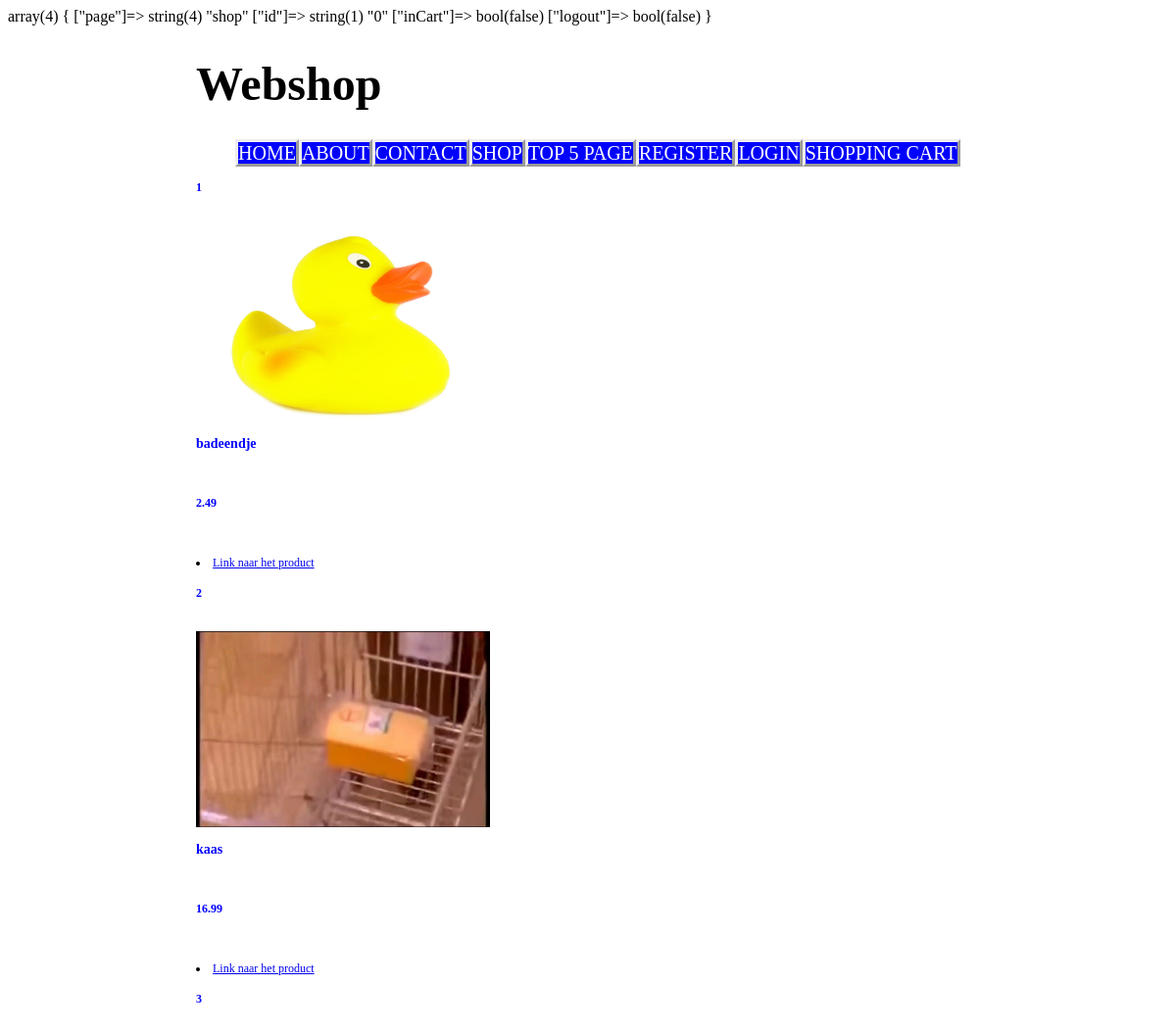
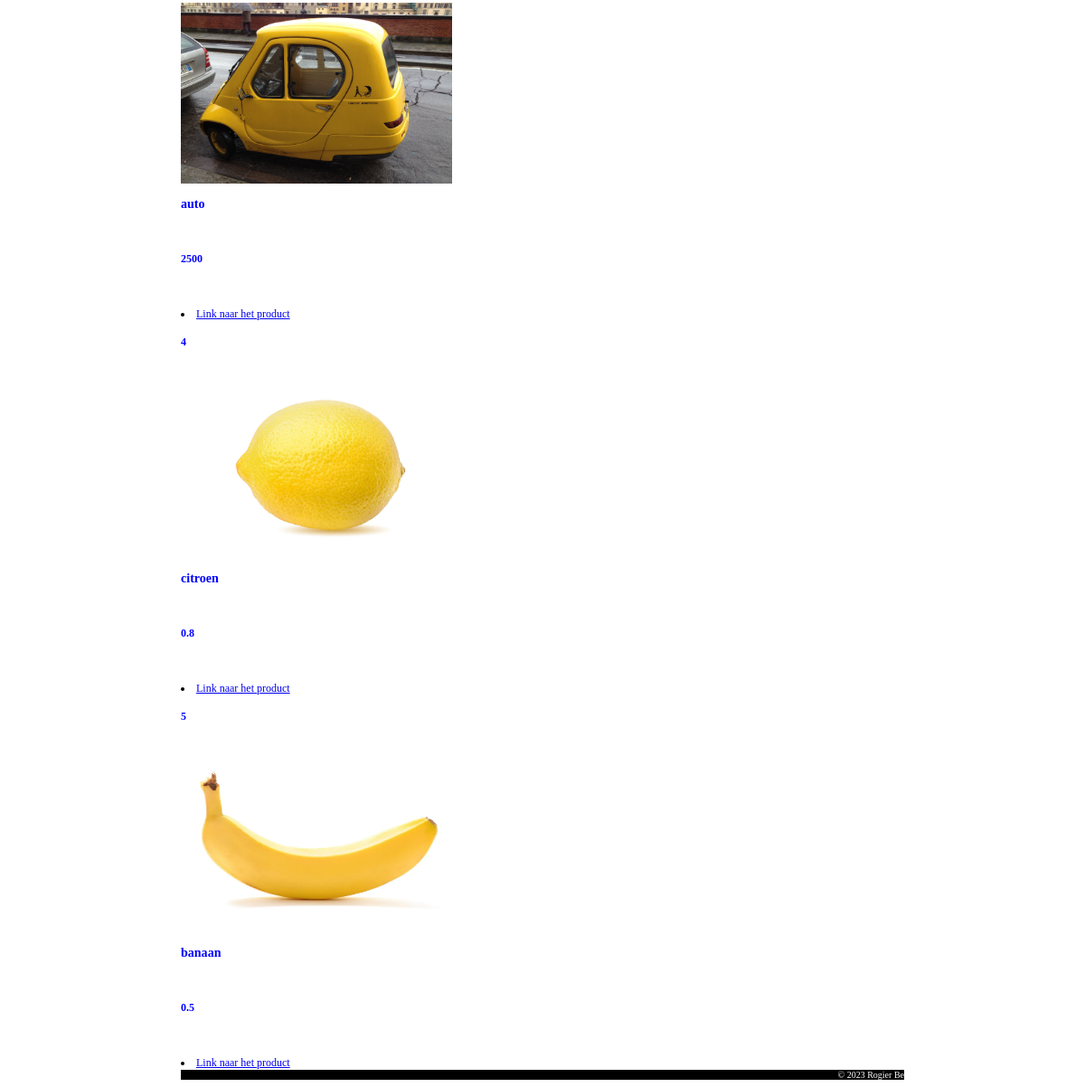
The page /business/index.php?page=shop on the database its author committed (2 pictures, top to bottom).
### tables this page shows
CREATE TABLE `products` (
  `id` int(11) NOT NULL,
  `name` text NOT NULL,
  `description` text NOT NULL,
  `imageName` text NOT NULL,
  `price` double NOT NULL
);

### presentation/showResponsePage/showHead.php (called while the page is built, shortened)
<?php
include('showHead/startTagHead.php');
include('showHead/setStyle.php');
include('showHead/endTagHead.php');
function showHead($page){
  startTagHead();
  setStyle();
  endTagHead();
}
?>

### presentation/showResponsePage/showBody.php (called while the page is built)
<?php
include('showBody/bodyStart.php');
include('showBody/showHeader.php');
include('showBody/showMenu.php');
include('showBody/showContent.php');
include('showBody/showFooter.php');
include('showBody/bodyEnd.php');
function showBody($page, $inputs, $errs){
  bodyStart();
  showHeader($page, $inputs['id']);
  showMenu();
  showContent($page, $inputs, $errs);
  showFooter();
  bodyEnd();
}
?>

### presentation/showResponsePage/showBody/showContent/showShopContent/showShopItem.php (called while the page is built)
<?php
include('showProductInfo.php');
include('showShopLink.php');
function showShopItem($x){
  $productInfo = getProductInfo($x);
  showProductInfo($productInfo);
  showShopLink($x, false, 'Link naar het product');
}
?>

### data/dataRead.php (called while the page is built, shortened)
<?php
function connect(){
  $servername = "localhost";
  $username = "webshop_rogier";
  $password = "webshoprogier";
  $DBName = "rogiers_webshop";
  $conn = mysqli_connect($servername, $username, $password, $DBName);
  return $conn;
}
function getProductInfo($id){
  $conn = connect();
  $productInfo = mysqli_fetch_array(mysqli_query($conn, 'SELECT * FROM products WHERE id = '.$id));
  return $productInfo;
}
?>

### presentation/showResponsePage/showBody/showContent/showShopContent/showProductInfo.php (the view)
<?php
function showProductInfo($productInfo){
  echo '<p><h4 class = "id">'.$productInfo['id'].'</h4><br><img src="Images/'.$productInfo['imageName'].'", height = 200, width = 300 ></h4><br><h3 class = "name">'.$productInfo['name'].'</h3><br><h4 class = "price">'.$productInfo['price'].'</h4></p><br><br>';
}
?>

### presentation/showResponsePage.php
<?php
include('showResponsePage/showHead.php');
include('showResponsePage/showBody.php');
include('showResponsePage/showDocumentEnd.php');
function showDocumentStart(){
  echo '<!DOCTYPE html> <html>';
}
function showResponsePage($page, $inputs, $errs){
  showDocumentStart();
  showHead($page);
  showBody($page, $inputs, $errs);
  showDocumentEnd();
}
?>

### presentation/showResponsePage/showHead/startTagHead.php
<?php
function startTagHead(){
  echo '<head>';
}
?>

### presentation/showResponsePage/showHead/setStyle.php
<?php
function setStyle(){
  echo '<link rel="stylesheet" href="CSS/stylesheet.css">';
}
?>

### presentation/showResponsePage/showHead/endTagHead.php
<?php
function endTagHead(){
  echo '</head>';
}
?>

### presentation/showResponsePage/showBody/bodyStart.php
<?php
function bodyStart(){
  echo '<body>'.'<div class="center">';
}
?>

### presentation/showResponsePage/showBody/showHeader.php (shortened to what this page needs)
<?php
function showHeader($page, $id){
  switch ($page){
    case 'shop':
      echo '<h1 class="title">Webshop</h1>';
      break;
  }
}
?>

### presentation/showResponsePage/showBody/showMenu.php (shortened to what this page needs)
<?php
include('showMenuItem.php');
function showMenu(){
  echo '<ul class="menu">';
  showMenuItem('home', 'HOME');
  if (isset($_SESSION['user'])){
    showMenuItem('logout', 'LOGOUT '.$_SESSION['user']['name']);
  } else {
    showMenuItem('register', 'REGISTER');
    showMenuItem('login', 'LOGIN');
  }
  if (!empty($_SESSION['cart'])){
        echo '</ul>';
      }
}
?>

### presentation/showResponsePage/showBody/showMenuItem.php
<?php
function showMenuItem($link, $label){
  echo '<li><a href="index.php?page='. $link .'">'.$label.'</a></li>';
}
?>

### presentation/showResponsePage/showBody/showContent.php (shortened to what this page needs)
<?php
include ('showContent/showShopContent.php');
function showContent($page, $inputs, $errs){
  switch($page){
    case 'shop':
      showShopContent();
      break;
  }
}
?>

### presentation/showResponsePage/showBody/showContent/showShopContent.php
<?php
include('showShopContent/showShopItem.php');
function showShopContent(){
  for($x = 1; $x <= 5; $x++){
    showShopItem($x);
  }
}
?>

### presentation/showResponsePage/showBody/showContent/showShopContent/showShopLink.php
<?php
function showShopLink($x, $inCart, $message){
  echo '<li><a href="index.php?page=details&id='.strval($x).'&inCart='.$inCart.'">'.$message.'</a></li>';
}
?>

### presentation/showResponsePage/showBody/showFooter.php
<?php
function showFooter(){
  echo '<footer>&copy 2023 Rogier Be</footer>';
}
?>

### presentation/showResponsePage/showBody/bodyEnd.php
<?php
function bodyEnd(){
  echo '</div>'.'</body>';
}
?>

### presentation/showResponsePage/showDocumentEnd.php
<?php
function showDocumentEnd(){
  echo '</html>';
}
?>

### business/index.php (shortened to what this page needs)
<?php
  $dir = 'C:/xampp/htdocs/educom-webshop-database-1700217655/';
  include('getRequestedPage.php');
  include($dir.'presentation/showResponsePage.php');
  include($dir.'data/dataRead.php');
  include('processRequest.php');
  include('initiate.php');
  list($page, $inputs, $errs) = getrequestedPage();
  showResponsePage($page, $inputs, $errs);
  ?>
</body>
</html>

### business/CSS/stylesheet.css (style rules this page uses)
h1.title { font-size: 48px; }
h3.name { color:blue; }
h4.id { color:blue; }
h4.price { color:blue; }
ul.menu { list-style-type: none; }
.center { max-width: 800px; margin: auto; text-align: left; font-size: 12px; }
ul.menu li { color: white; font-size: 20px; margin-top: 30px; margin-bottom: 30px; border-style: outset; background-color: blue; display: inline; }
ul.menu li > a { color: white; text-decoration: none; }
footer { text-align: right; font-size: 10px; background-color: black; color: white; }

### rows shown on the page
products: id "1", imageName (picture), name "badeendje", price "2.49"
products: id "2", imageName (picture), name "kaas", price "16.99"
products: id "3", imageName (picture), name "auto", price "2500"
products: id "4", imageName (picture), name "citroen", price "0.8"
products: id "5", imageName (picture), name "banaan", price "0.5"

### other values the page prints
$label "HOME ABOUT CONTACT SHOP TOP 5 PAGE REGISTER LOGIN SHOPPING CART"
